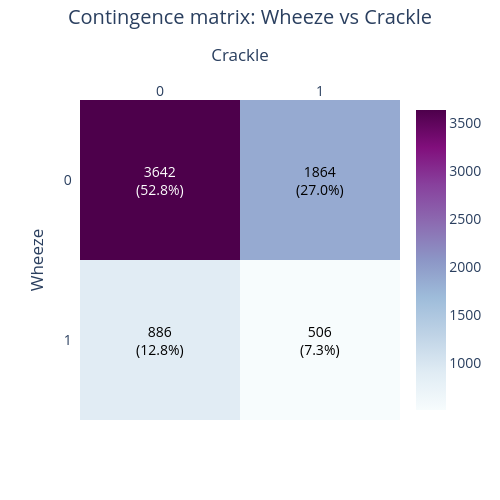

Here is the notebook cell this chart was saved with:
### Markdown cell above
### 3.5. Label distribution

### Code cell
matrix = pd.crosstab(df['Wheeze'], df['Crackle'])
matrix = matrix.reindex(index=[0, 1], columns=[0, 1], fill_value=0)

z = matrix.values
total = z.sum()

# Texto personalizado: count + porcentaje
annotations_text = [
    [f'{z[i][j]}<br>({z[i][j]/total*100:.1f}%)' for j in range(z.shape[1])]
    for i in range(z.shape[0])
]

x_labels = ['0', '1']
y_labels = ['0', '1']

fig = ff.create_annotated_heatmap(
    z=z,
    x=x_labels,
    y=y_labels,
    annotation_text=annotations_text,
    colorscale='BuPu',
    showscale=True
)

fig.update_layout(
    title=dict(
        text='Contingence matrix: Wheeze vs Crackle',
        y=0.98,          # posición vertical del título (más cerca del borde superior)
        x=0.5,
        xanchor='center'
    ),
    xaxis_title='Crackle',
    yaxis_title='Wheeze',
    margin=dict(t=100),  # aumenta el espacio superior total (por defecto suele ser ~60-80)
    width=500,
    height=500,
    font=dict(size=14)
)
fig.update_yaxes(autorange="reversed")  # opcional, orden clásico de matriz

fig.show()
fig.write_image("assets/label_distribution.png", scale=5)

### Figure 1 — Plotly figure (JSON) as saved in the notebook; plotly's stock layout.template omitted (floating-point values rounded to 4 significant figures)
{"data": [{"colorscale": [[0, "rgb(247,252,253)"], [0.125, "rgb(224,236,244)"], [0.25, "rgb(191,211,230)"], [0.375, "rgb(158,188,218)"], [0.5, "rgb(140,150,198)"], [0.625, "rgb(140,107,177)"], [0.75, "rgb(136,65,157)"], [0.875, "rgb(129,15,124)"], [1, "rgb(77,0,75)"]], "reversescale": false, "showscale": true, "type": "heatmap", "x": ["0", "1"], "y": ["0", "1"], "z": [[3642, 1864], [886, 506]]}], "layout": {"annotations": [{"font": {"color": "#FFFFFF"}, "showarrow": false, "text": "3642<br>(52.8%)", "x": "0", "xref": "x", "y": "0", "yref": "y"}, {"font": {"color": "#000000"}, "showarrow": false, "text": "1864<br>(27.0%)", "x": "1", "xref": "x", "y": "0", "yref": "y"}, {"font": {"color": "#000000"}, "showarrow": false, "text": "886<br>(12.8%)", "x": "0", "xref": "x", "y": "1", "yref": "y"}, {"font": {"color": "#000000"}, "showarrow": false, "text": "506<br>(7.3%)", "x": "1", "xref": "x", "y": "1", "yref": "y"}], "font": {"size": 14}, "height": 500, "margin": {"t": 100}, "title": {"text": "Contingence matrix: Wheeze vs Crackle", "x": 0.5, "xanchor": "center", "y": 0.98}, "width": 500, "xaxis": {"dtick": 1, "gridcolor": "rgb(0, 0, 0)", "side": "top", "ticks": "", "title": {"text": "Crackle"}}, "yaxis": {"autorange": "reversed", "dtick": 1, "ticks": "", "ticksuffix": "  ", "title": {"text": "Wheeze"}}}}
